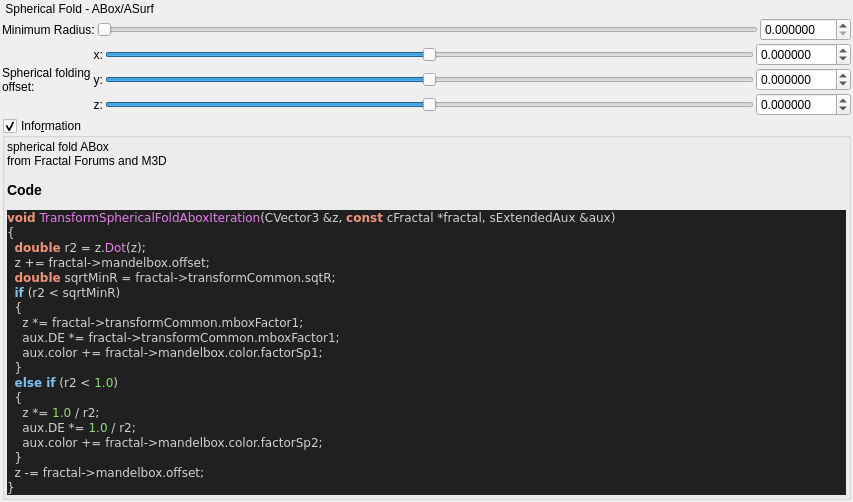
<?xml version="1.0" encoding="UTF-8"?>
<ui version="4.0">
 <class>Form</class>
 <widget class="QWidget" name="Form">
  <property name="geometry">
   <rect>
    <x>0</x>
    <y>0</y>
    <width>853</width>
    <height>489</height>
   </rect>
  </property>
  <property name="windowTitle">
   <string>Form</string>
  </property>
  <layout class="QVBoxLayout" name="verticalLayout">
   <property name="spacing">
    <number>2</number>
   </property>
   <property name="leftMargin">
    <number>2</number>
   </property>
   <property name="topMargin">
    <number>2</number>
   </property>
   <property name="rightMargin">
    <number>2</number>
   </property>
   <property name="bottomMargin">
    <number>2</number>
   </property>
   <item>
    <widget class="QLabel" name="label_52">
     <property name="text">
      <string> Spherical Fold - ABox/ASurf</string>
     </property>
    </widget>
   </item>
   <item>
    <layout class="QGridLayout" name="gridLayout_4">
     <item row="0" column="2">
      <widget class="MyDoubleSpinBox" name="spinbox_transf_minimum_radius_05">
       <property name="sizePolicy">
        <sizepolicy hsizetype="Minimum" vsizetype="Maximum">
         <horstretch>0</horstretch>
         <verstretch>0</verstretch>
        </sizepolicy>
       </property>
       <property name="prefix">
        <string/>
       </property>
       <property name="suffix">
        <string/>
       </property>
       <property name="decimals">
        <number>6</number>
       </property>
       <property name="maximum">
        <double>100.000000000000000</double>
       </property>
       <property name="singleStep">
        <double>0.100000000000000</double>
       </property>
      </widget>
     </item>
     <item row="0" column="0">
      <widget class="QLabel" name="label_51">
       <property name="text">
        <string>Minimum Radius:</string>
       </property>
      </widget>
     </item>
     <item row="0" column="1">
      <widget class="QSlider" name="slider_transf_minimum_radius_05">
       <property name="sizePolicy">
        <sizepolicy hsizetype="Expanding" vsizetype="Maximum">
         <horstretch>0</horstretch>
         <verstretch>0</verstretch>
        </sizepolicy>
       </property>
       <property name="minimum">
        <number>0</number>
       </property>
       <property name="maximum">
        <number>5000000</number>
       </property>
       <property name="singleStep">
        <number>1</number>
       </property>
       <property name="orientation">
        <enum>Qt::Horizontal</enum>
       </property>
      </widget>
     </item>
    </layout>
   </item>
   <item>
    <layout class="QGridLayout" name="gridLayout_16">
     <property name="spacing">
      <number>2</number>
     </property>
     <item row="3" column="0" rowspan="3">
      <widget class="QLabel" name="label_15">
       <property name="text">
        <string>Spherical folding
offset:</string>
       </property>
      </widget>
     </item>
     <item row="3" column="2">
      <widget class="QSlider" name="slider3_mandelbox_offset_x">
       <property name="sizePolicy">
        <sizepolicy hsizetype="Expanding" vsizetype="Maximum">
         <horstretch>0</horstretch>
         <verstretch>0</verstretch>
        </sizepolicy>
       </property>
       <property name="minimum">
        <number>-1000000</number>
       </property>
       <property name="maximum">
        <number>1000000</number>
       </property>
       <property name="singleStep">
        <number>1</number>
       </property>
       <property name="orientation">
        <enum>Qt::Horizontal</enum>
       </property>
      </widget>
     </item>
     <item row="3" column="3">
      <widget class="MyDoubleSpinBox" name="spinbox3_mandelbox_offset_x">
       <property name="sizePolicy">
        <sizepolicy hsizetype="Minimum" vsizetype="Maximum">
         <horstretch>0</horstretch>
         <verstretch>0</verstretch>
        </sizepolicy>
       </property>
       <property name="prefix">
        <string/>
       </property>
       <property name="suffix">
        <string/>
       </property>
       <property name="decimals">
        <number>6</number>
       </property>
       <property name="minimum">
        <double>-100.000000000000000</double>
       </property>
       <property name="maximum">
        <double>100.000000000000000</double>
       </property>
       <property name="singleStep">
        <double>0.100000000000000</double>
       </property>
      </widget>
     </item>
     <item row="4" column="1">
      <widget class="QLabel" name="label_116">
       <property name="sizePolicy">
        <sizepolicy hsizetype="Preferred" vsizetype="Preferred">
         <horstretch>0</horstretch>
         <verstretch>0</verstretch>
        </sizepolicy>
       </property>
       <property name="text">
        <string>y:</string>
       </property>
       <property name="alignment">
        <set>Qt::AlignRight|Qt::AlignTrailing|Qt::AlignVCenter</set>
       </property>
      </widget>
     </item>
     <item row="5" column="1">
      <widget class="QLabel" name="label_117">
       <property name="sizePolicy">
        <sizepolicy hsizetype="Preferred" vsizetype="Preferred">
         <horstretch>0</horstretch>
         <verstretch>0</verstretch>
        </sizepolicy>
       </property>
       <property name="text">
        <string>z:</string>
       </property>
       <property name="alignment">
        <set>Qt::AlignRight|Qt::AlignTrailing|Qt::AlignVCenter</set>
       </property>
      </widget>
     </item>
     <item row="4" column="3">
      <widget class="MyDoubleSpinBox" name="spinbox3_mandelbox_offset_y">
       <property name="sizePolicy">
        <sizepolicy hsizetype="Minimum" vsizetype="Maximum">
         <horstretch>0</horstretch>
         <verstretch>0</verstretch>
        </sizepolicy>
       </property>
       <property name="prefix">
        <string/>
       </property>
       <property name="suffix">
        <string/>
       </property>
       <property name="decimals">
        <number>6</number>
       </property>
       <property name="minimum">
        <double>-100.000000000000000</double>
       </property>
       <property name="maximum">
        <double>100.000000000000000</double>
       </property>
       <property name="singleStep">
        <double>0.100000000000000</double>
       </property>
      </widget>
     </item>
     <item row="5" column="3">
      <widget class="MyDoubleSpinBox" name="spinbox3_mandelbox_offset_z">
       <property name="sizePolicy">
        <sizepolicy hsizetype="Minimum" vsizetype="Maximum">
         <horstretch>0</horstretch>
         <verstretch>0</verstretch>
        </sizepolicy>
       </property>
       <property name="prefix">
        <string/>
       </property>
       <property name="suffix">
        <string/>
       </property>
       <property name="decimals">
        <number>6</number>
       </property>
       <property name="minimum">
        <double>-100.000000000000000</double>
       </property>
       <property name="maximum">
        <double>100.000000000000000</double>
       </property>
       <property name="singleStep">
        <double>0.100000000000000</double>
       </property>
      </widget>
     </item>
     <item row="5" column="2">
      <widget class="QSlider" name="slider3_mandelbox_offset_z">
       <property name="sizePolicy">
        <sizepolicy hsizetype="Expanding" vsizetype="Maximum">
         <horstretch>0</horstretch>
         <verstretch>0</verstretch>
        </sizepolicy>
       </property>
       <property name="minimum">
        <number>-1000000</number>
       </property>
       <property name="maximum">
        <number>1000000</number>
       </property>
       <property name="singleStep">
        <number>1</number>
       </property>
       <property name="orientation">
        <enum>Qt::Horizontal</enum>
       </property>
      </widget>
     </item>
     <item row="3" column="1">
      <widget class="QLabel" name="label_115">
       <property name="sizePolicy">
        <sizepolicy hsizetype="Preferred" vsizetype="Preferred">
         <horstretch>0</horstretch>
         <verstretch>0</verstretch>
        </sizepolicy>
       </property>
       <property name="text">
        <string>x:</string>
       </property>
       <property name="alignment">
        <set>Qt::AlignRight|Qt::AlignTrailing|Qt::AlignVCenter</set>
       </property>
      </widget>
     </item>
     <item row="4" column="2">
      <widget class="QSlider" name="slider3_mandelbox_offset_y">
       <property name="sizePolicy">
        <sizepolicy hsizetype="Expanding" vsizetype="Maximum">
         <horstretch>0</horstretch>
         <verstretch>0</verstretch>
        </sizepolicy>
       </property>
       <property name="minimum">
        <number>-1000000</number>
       </property>
       <property name="maximum">
        <number>1000000</number>
       </property>
       <property name="singleStep">
        <number>1</number>
       </property>
       <property name="orientation">
        <enum>Qt::Horizontal</enum>
       </property>
      </widget>
     </item>
    </layout>
   </item>
   <item>
    <widget class="MyGroupBox" name="groupCheck_info">
     <property name="title">
      <string>Info&amp;rmation</string>
     </property>
     <property name="flat">
      <bool>false</bool>
     </property>
     <property name="checkable">
      <bool>true</bool>
     </property>
     <layout class="QVBoxLayout" name="verticalLayout_2">
      <property name="spacing">
       <number>2</number>
      </property>
      <property name="leftMargin">
       <number>2</number>
      </property>
      <property name="topMargin">
       <number>2</number>
      </property>
      <property name="rightMargin">
       <number>2</number>
      </property>
      <property name="bottomMargin">
       <number>2</number>
      </property>
      <item>
       <widget class="QLabel" name="label_code_content">
        <property name="text">
         <string>&lt;p&gt;spherical fold ABox&lt;br&gt;from Fractal Forums and M3D&lt;/p&gt;&lt;table&gt;
&lt;/table&gt;
&lt;h3&gt;Code&lt;/h3&gt;
&lt;body style=&quot;background-color:#202020&quot;&gt;
&lt;pre style=&quot;color:#d0d0d0; background-color:#202020;  font-family:'Courier New',monospace;&quot;&gt;&lt;span style=&quot;color:#f09479; font-weight:bold&quot;&gt;void&lt;/span&gt; &lt;span style=&quot;color:#e47eed&quot;&gt;TransformSphericalFoldAboxIteration&lt;/span&gt;&lt;span style=&quot;color:#d0d0d0&quot;&gt;(&lt;/span&gt;CVector3 &lt;span style=&quot;color:#d0d0d0&quot;&gt;&amp;amp;&lt;/span&gt;z&lt;span style=&quot;color:#d0d0d0&quot;&gt;,&lt;/span&gt; &lt;span style=&quot;color:#f09479; font-weight:bold&quot;&gt;const&lt;/span&gt; cFractal &lt;span style=&quot;color:#d0d0d0&quot;&gt;*&lt;/span&gt;fractal&lt;span style=&quot;color:#d0d0d0&quot;&gt;,&lt;/span&gt; sExtendedAux &lt;span style=&quot;color:#d0d0d0&quot;&gt;&amp;amp;&lt;/span&gt;aux&lt;span style=&quot;color:#d0d0d0&quot;&gt;)&lt;/span&gt;
&lt;span style=&quot;color:#d0d0d0&quot;&gt;{&lt;/span&gt;
  &lt;span style=&quot;color:#f09479; font-weight:bold&quot;&gt;double&lt;/span&gt; r2 &lt;span style=&quot;color:#d0d0d0&quot;&gt;=&lt;/span&gt; z&lt;span style=&quot;color:#d0d0d0&quot;&gt;.&lt;/span&gt;&lt;span style=&quot;color:#e47eed&quot;&gt;Dot&lt;/span&gt;&lt;span style=&quot;color:#d0d0d0&quot;&gt;(&lt;/span&gt;z&lt;span style=&quot;color:#d0d0d0&quot;&gt;);&lt;/span&gt;
  z &lt;span style=&quot;color:#d0d0d0&quot;&gt;+=&lt;/span&gt; fractal&lt;span style=&quot;color:#d0d0d0&quot;&gt;-&amp;gt;&lt;/span&gt;mandelbox&lt;span style=&quot;color:#d0d0d0&quot;&gt;.&lt;/span&gt;offset&lt;span style=&quot;color:#d0d0d0&quot;&gt;;&lt;/span&gt;
  &lt;span style=&quot;color:#f09479; font-weight:bold&quot;&gt;double&lt;/span&gt; sqrtMinR &lt;span style=&quot;color:#d0d0d0&quot;&gt;=&lt;/span&gt; fractal&lt;span style=&quot;color:#d0d0d0&quot;&gt;-&amp;gt;&lt;/span&gt;transformCommon&lt;span style=&quot;color:#d0d0d0&quot;&gt;.&lt;/span&gt;sqtR&lt;span style=&quot;color:#d0d0d0&quot;&gt;;&lt;/span&gt;
  &lt;span style=&quot;color:#7ec0ee; font-weight:bold&quot;&gt;if&lt;/span&gt; &lt;span style=&quot;color:#d0d0d0&quot;&gt;(&lt;/span&gt;r2 &lt;span style=&quot;color:#d0d0d0&quot;&gt;&amp;lt;&lt;/span&gt; sqrtMinR&lt;span style=&quot;color:#d0d0d0&quot;&gt;)&lt;/span&gt;
  &lt;span style=&quot;color:#d0d0d0&quot;&gt;{&lt;/span&gt;
    z &lt;span style=&quot;color:#d0d0d0&quot;&gt;*=&lt;/span&gt; fractal&lt;span style=&quot;color:#d0d0d0&quot;&gt;-&amp;gt;&lt;/span&gt;transformCommon&lt;span style=&quot;color:#d0d0d0&quot;&gt;.&lt;/span&gt;mboxFactor1&lt;span style=&quot;color:#d0d0d0&quot;&gt;;&lt;/span&gt;
    aux&lt;span style=&quot;color:#d0d0d0&quot;&gt;.&lt;/span&gt;DE &lt;span style=&quot;color:#d0d0d0&quot;&gt;*=&lt;/span&gt; fractal&lt;span style=&quot;color:#d0d0d0&quot;&gt;-&amp;gt;&lt;/span&gt;transformCommon&lt;span style=&quot;color:#d0d0d0&quot;&gt;.&lt;/span&gt;mboxFactor1&lt;span style=&quot;color:#d0d0d0&quot;&gt;;&lt;/span&gt;
    aux&lt;span style=&quot;color:#d0d0d0&quot;&gt;.&lt;/span&gt;color &lt;span style=&quot;color:#d0d0d0&quot;&gt;+=&lt;/span&gt; fractal&lt;span style=&quot;color:#d0d0d0&quot;&gt;-&amp;gt;&lt;/span&gt;mandelbox&lt;span style=&quot;color:#d0d0d0&quot;&gt;.&lt;/span&gt;color&lt;span style=&quot;color:#d0d0d0&quot;&gt;.&lt;/span&gt;factorSp1&lt;span style=&quot;color:#d0d0d0&quot;&gt;;&lt;/span&gt;
  &lt;span style=&quot;color:#d0d0d0&quot;&gt;}&lt;/span&gt;
  &lt;span style=&quot;color:#7ec0ee; font-weight:bold&quot;&gt;else if&lt;/span&gt; &lt;span style=&quot;color:#d0d0d0&quot;&gt;(&lt;/span&gt;r2 &lt;span style=&quot;color:#d0d0d0&quot;&gt;&amp;lt;&lt;/span&gt; &lt;span style=&quot;color:#87df71&quot;&gt;1.0&lt;/span&gt;&lt;span style=&quot;color:#d0d0d0&quot;&gt;)&lt;/span&gt;
  &lt;span style=&quot;color:#d0d0d0&quot;&gt;{&lt;/span&gt;
    z &lt;span style=&quot;color:#d0d0d0&quot;&gt;*=&lt;/span&gt; &lt;span style=&quot;color:#87df71&quot;&gt;1.0&lt;/span&gt; &lt;span style=&quot;color:#d0d0d0&quot;&gt;/&lt;/span&gt; r2&lt;span style=&quot;color:#d0d0d0&quot;&gt;;&lt;/span&gt;
    aux&lt;span style=&quot;color:#d0d0d0&quot;&gt;.&lt;/span&gt;DE &lt;span style=&quot;color:#d0d0d0&quot;&gt;*=&lt;/span&gt; &lt;span style=&quot;color:#87df71&quot;&gt;1.0&lt;/span&gt; &lt;span style=&quot;color:#d0d0d0&quot;&gt;/&lt;/span&gt; r2&lt;span style=&quot;color:#d0d0d0&quot;&gt;;&lt;/span&gt;
    aux&lt;span style=&quot;color:#d0d0d0&quot;&gt;.&lt;/span&gt;color &lt;span style=&quot;color:#d0d0d0&quot;&gt;+=&lt;/span&gt; fractal&lt;span style=&quot;color:#d0d0d0&quot;&gt;-&amp;gt;&lt;/span&gt;mandelbox&lt;span style=&quot;color:#d0d0d0&quot;&gt;.&lt;/span&gt;color&lt;span style=&quot;color:#d0d0d0&quot;&gt;.&lt;/span&gt;factorSp2&lt;span style=&quot;color:#d0d0d0&quot;&gt;;&lt;/span&gt;
  &lt;span style=&quot;color:#d0d0d0&quot;&gt;}&lt;/span&gt;
  z &lt;span style=&quot;color:#d0d0d0&quot;&gt;-=&lt;/span&gt; fractal&lt;span style=&quot;color:#d0d0d0&quot;&gt;-&amp;gt;&lt;/span&gt;mandelbox&lt;span style=&quot;color:#d0d0d0&quot;&gt;.&lt;/span&gt;offset&lt;span style=&quot;color:#d0d0d0&quot;&gt;;&lt;/span&gt;
&lt;span style=&quot;color:#d0d0d0&quot;&gt;}&lt;/span&gt;
&lt;/pre&gt;
&lt;/body&gt;</string>
        </property>
        <property name="wordWrap">
         <bool>true</bool>
        </property>
        <property name="openExternalLinks">
         <bool>true</bool>
        </property>
        <property name="textInteractionFlags">
         <set>Qt::LinksAccessibleByMouse|Qt::TextSelectableByMouse</set>
        </property>
       </widget>
      </item>
     </layout>
    </widget>
   </item>
   <item>
    <spacer name="verticalSpacer">
     <property name="orientation">
      <enum>Qt::Vertical</enum>
     </property>
     <property name="sizeHint" stdset="0">
      <size>
       <width>20</width>
       <height>40</height>
      </size>
     </property>
    </spacer>
   </item>
  </layout>
 </widget>
 <customwidgets>
  <customwidget>
   <class>MyDoubleSpinBox</class>
   <extends>QDoubleSpinBox</extends>
   <header>mydoublespinbox.h</header>
  </customwidget>
  <customwidget>
   <class>MyGroupBox</class>
   <extends>QGroupBox</extends>
   <header>mygroupbox.h</header>
   <container>1</container>
  </customwidget>
 </customwidgets>
 <resources/>
 <connections/>
</ui>
